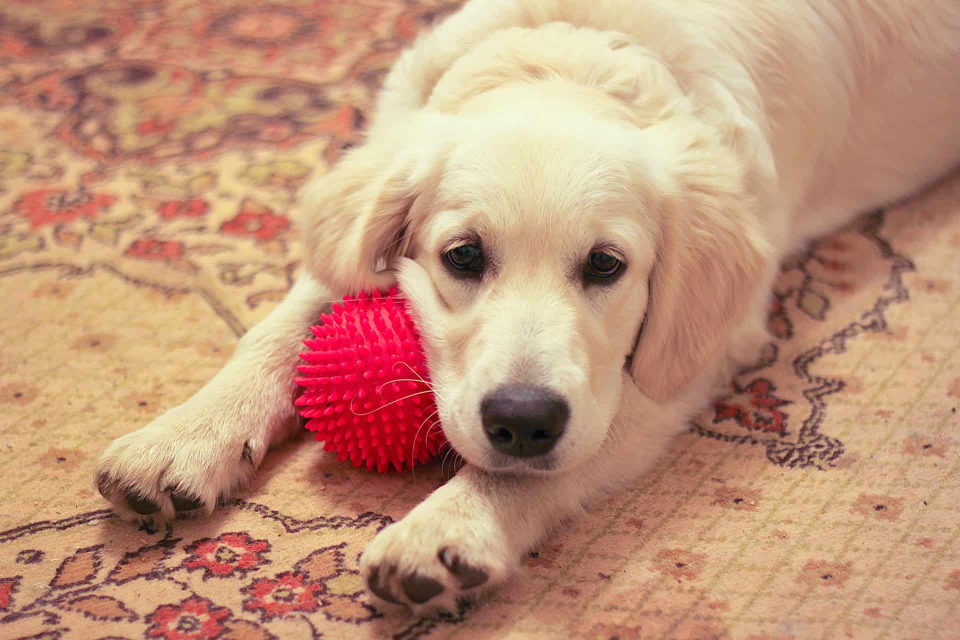
%> input picture Cat-Dog/dog1.jpg, 1920 x 1280 px (shown at 1/2 size)
$ octave --eval "cnn;"   (GNU Octave 9; MATLAB toolbox functions it lacks are replaced by stand-ins)
%> lines starting %> are read from the running program, lines starting %| are printed output that depends on the picture
function cnn


  img{1}=imread('dog1.jpg');
  img{2}=imread('dog2.jpg');
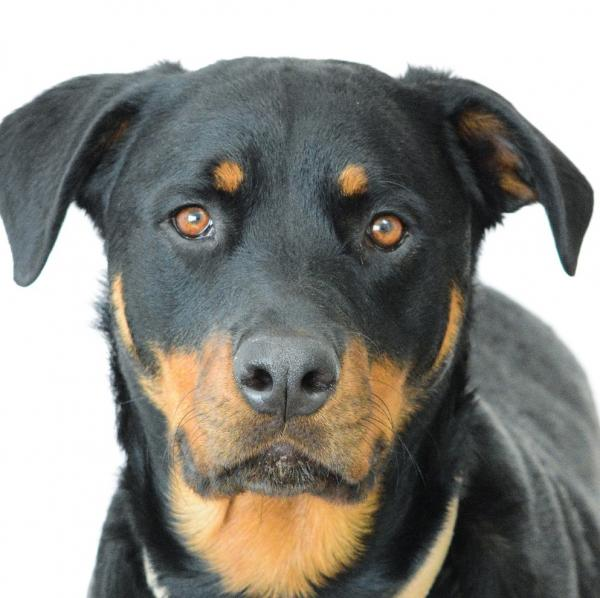
%> input picture Cat-Dog/dog2.jpg, 600 x 598 px
  img{3}=imread('dog3.jpg');
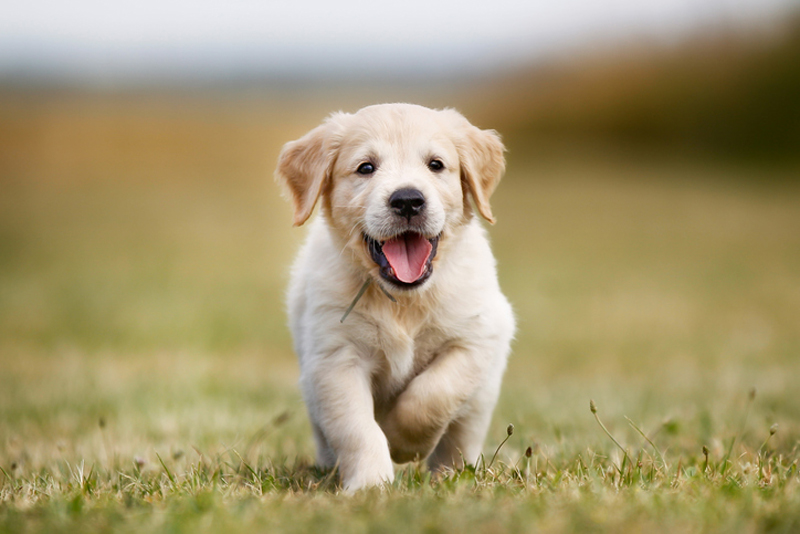
%> input picture Cat-Dog/dog3.jpg, 800 x 534 px
  img{4}=imread('dog4.jpeg');
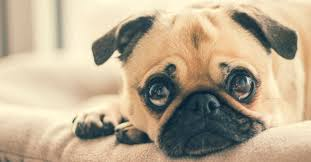
%> input picture Cat-Dog/dog4.jpeg, 311 x 162 px
  img{5}=imread('cat1.jpg');
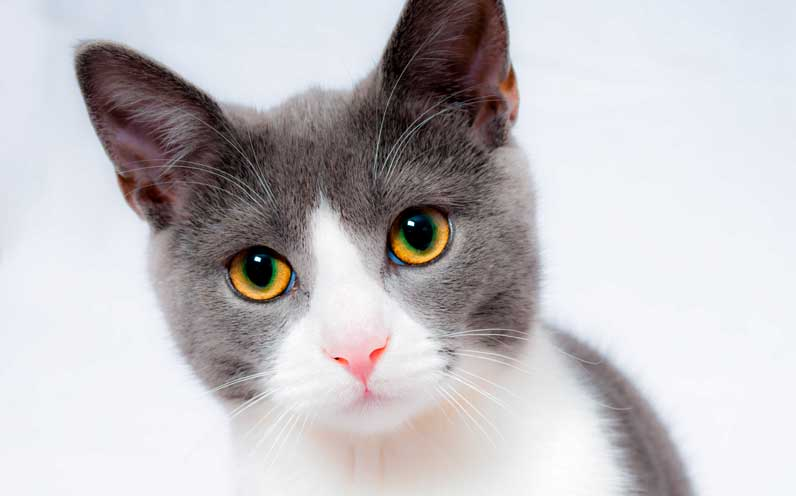
%> input picture Cat-Dog/cat1.jpg, 796 x 496 px
  img{6}=imread('cat2.jpg');
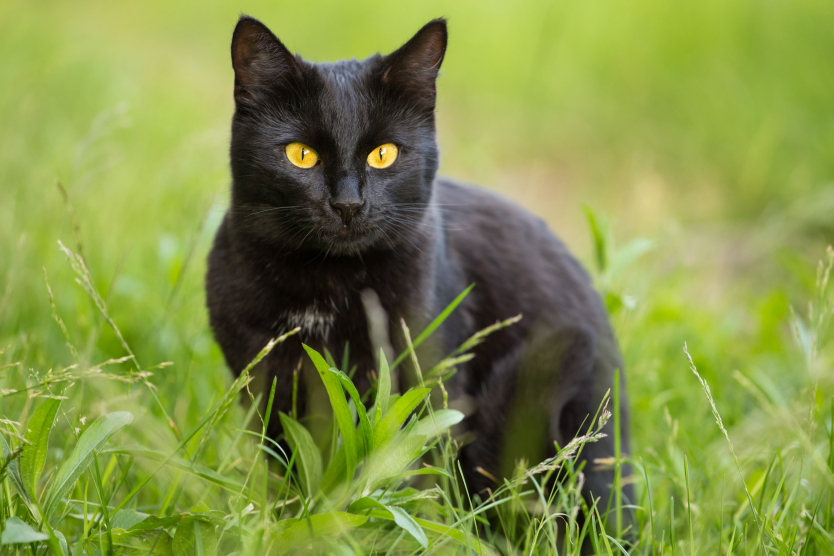
%> input picture Cat-Dog/cat2.jpg, 2500 x 1667 px (shown at 1/3 size)
%> (the run ends here)
